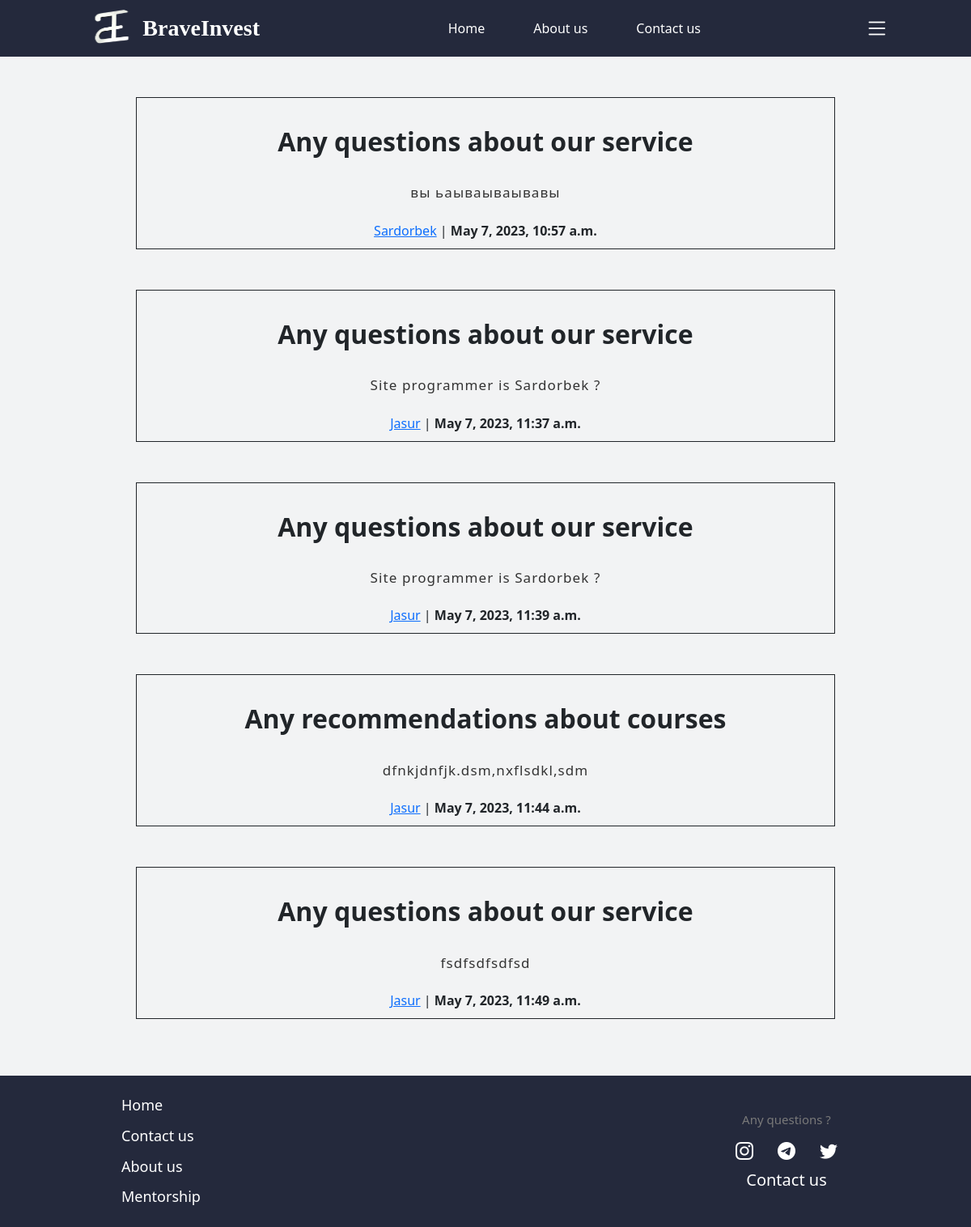
The app's page /users/staff/page/questions/ (signed in) with its own data.
### invest/models.py (models this page shows, shortened)
class Questions(models.Model):
    TOPIC_COISES = [
        ("Any questions about our service","Any questions about our service?"),
        ("Any recommendations about courses","Any recommendations about courses?"),
        ("Any issues?", "Any issues"),
        ("Support us..", "Support us"),
    ]
    user = models.ForeignKey(User, on_delete=models.CASCADE)
    topic = models.CharField(max_length=200, choices=TOPIC_COISES, default="Any questions about our service")
    text = models.TextField()
    created_at = models.DateTimeField(default=timezone.now)

class User(AbstractUser):
    black_theme = models.BooleanField(default=False)
    profile_picture = models.ImageField(blank=True, null=True)

### invest/views.py (the view)
# urls.py: path("users/staff/page/questions/", QuestionsView.as_view(), name="questions"),
class QuestionsView(View):
    def get(self, request):
        questions = Questions.objects.all()
        return render(request, "questions.html", {"quest":questions})

### templates/questions.html
{% extends 'base.html' %}
{% block content %}
<div class="habits-content">
    {% if quest %}
        {% for q in quest %}
            <div class="you-vid">
                <div class="note">
                    <h2>{{ q.topic }}</h2>
                    <p>{{ q.text }}</p>
                    <a href="{% url 'profile' q.user.id %}">{{ q.user.username }}</a>
                     | <b>{{ q.created_at }}</b>
                </div>
            </div>
        {% endfor %}
    {% endif %}
</div>
{% endblock content %}

### static/css/style.css (style rules this page uses)
html, body { height: 100%; background-color: #f2f3f4; }
.habits-content { width: 80%; margin: 50px auto; }
.you-vid { text-align: center; margin: 50px 0; }
.you-vid h2 { margin: 25px 0px; font-weight: 700; }
.note { width: 90%; border: solid 1px; padding: 10px 20px; margin: auto; }
.note p { font-size: 17px; color: #333; line-height: 220%; font-weight: 500; letter-spacing: 1.1px; }

### records on screen
Questions: topic "Any questions about our service", text "вы ьаываываывавы", user.username "Sardorbek", created_at "May 7, 2023, 10:57 a.m."
Questions: topic "Any questions about our service", text "Site programmer is Sardorbek ?", user.username "Jasur", created_at "May 7, 2023, 11:37 a.m."
Questions: topic "Any questions about our service", text "Site programmer is Sardorbek ?", user.username "Jasur", created_at "May 7, 2023, 11:39 a.m."
Questions: topic "Any recommendations about courses", text "dfnkjdnfjk.dsm,nxflsdkl,sdm", user.username "Jasur", created_at "May 7, 2023, 11:44 a.m."
Questions: topic "Any questions about our service", text "fsdfsdfsdfsd", user.username "Jasur", created_at "May 7, 2023, 11:49 a.m."
